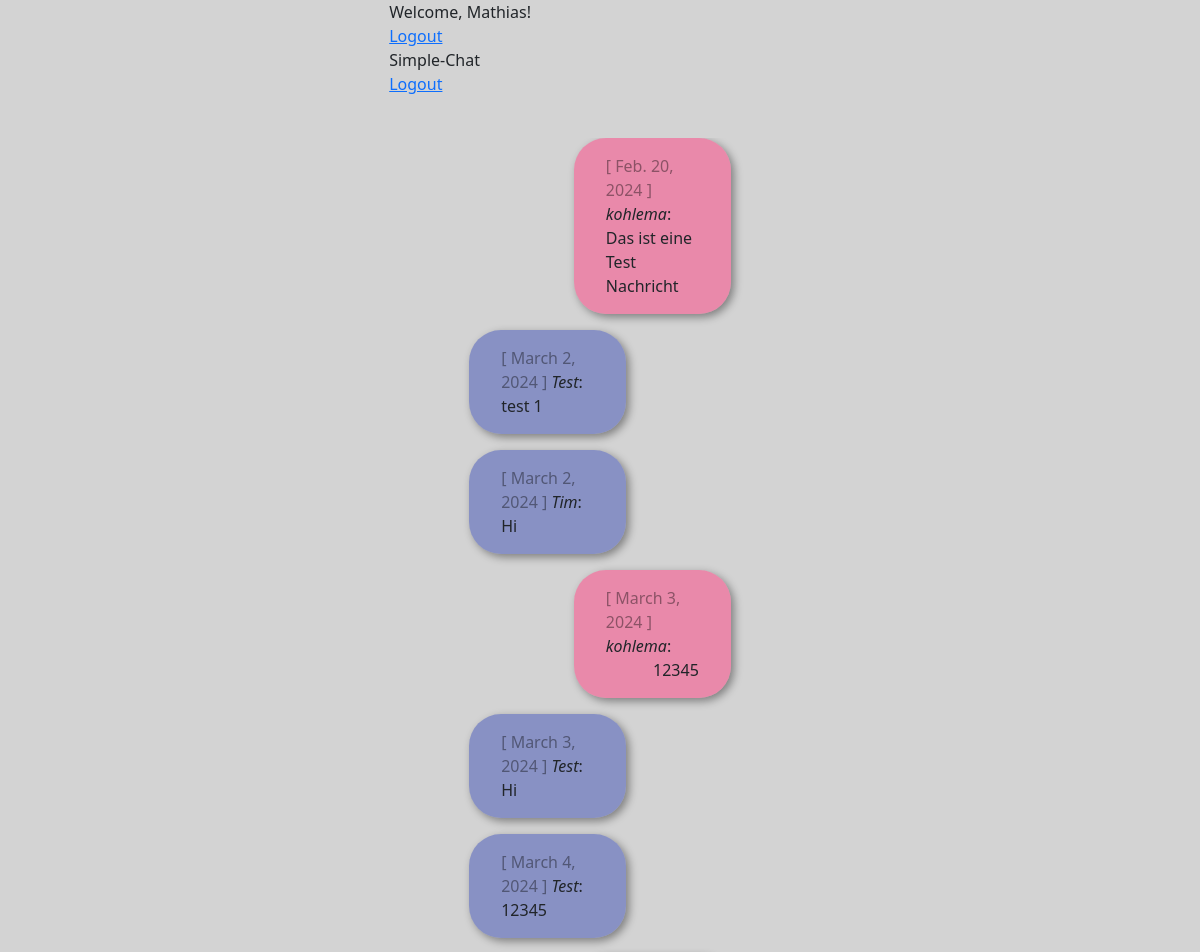
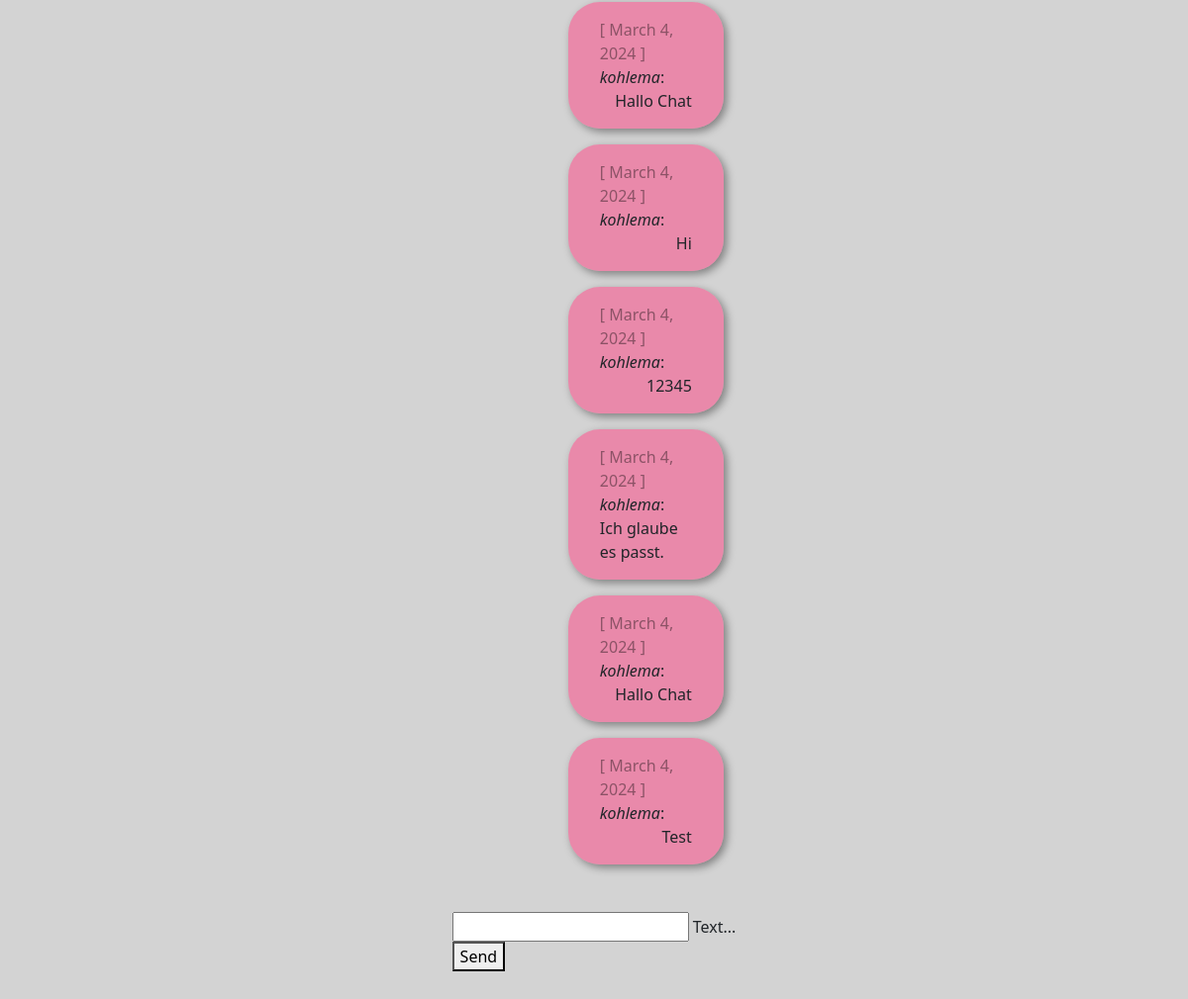
The page /chat/ (signed in) on the database as committed earlier (2 pictures, top to bottom).
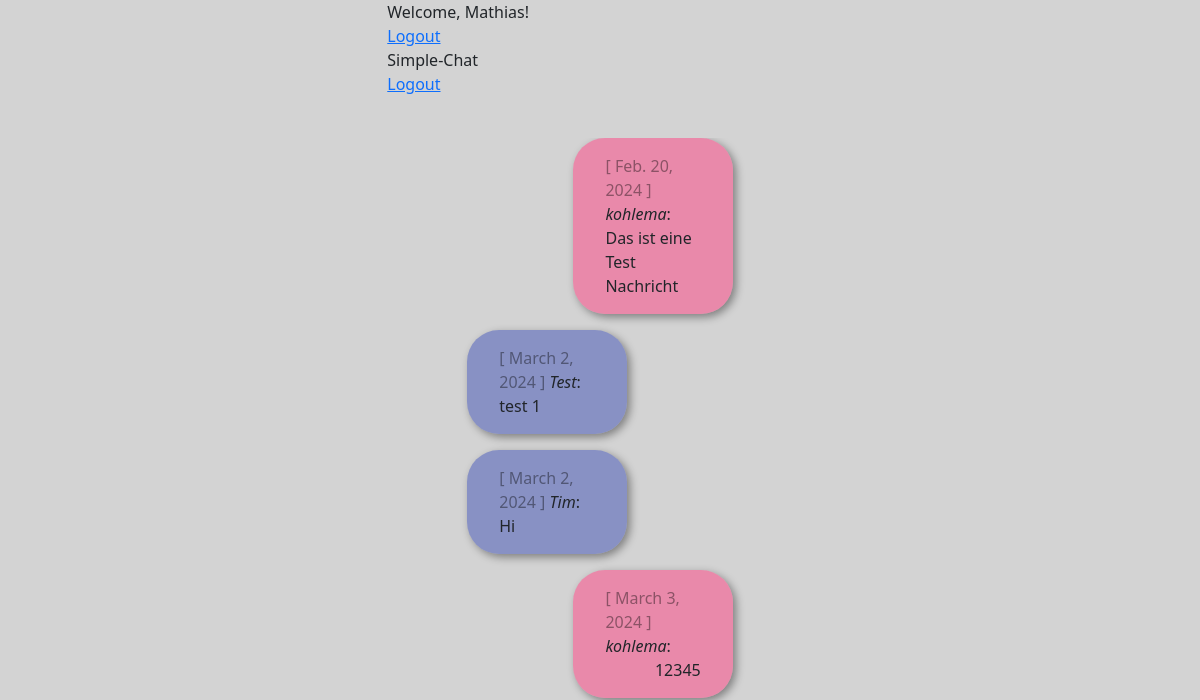
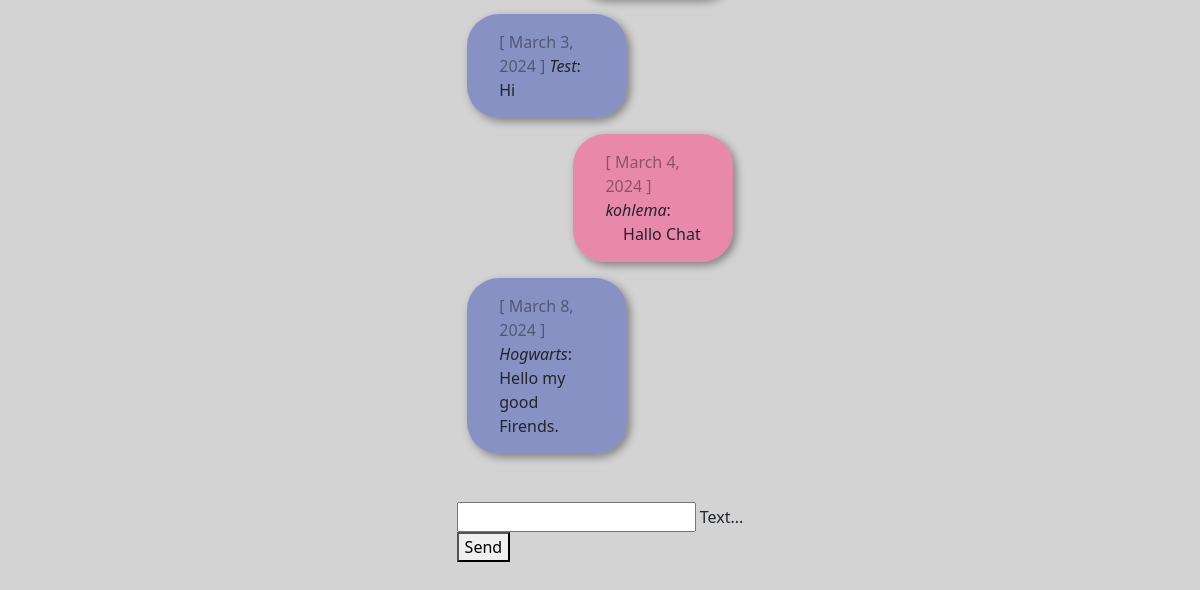
The same page on the database as committed later (2 pictures, top to bottom).
### chat/models.py (models this page shows)
class Message(models.Model):
    text = models.CharField(max_length=500)
    created_at = models.DateField(default=date.today)
    chat = models.ForeignKey(Chat, on_delete=models.CASCADE, related_name='chat_message_set', default=None, blank=True, null=True)
    author = models.ForeignKey(settings.AUTH_USER_MODEL, on_delete=models.CASCADE, related_name='author_message_set')
    receiver = models.ForeignKey(settings.AUTH_USER_MODEL, on_delete=models.CASCADE, related_name='receiver_message_set')

### chat/views.py (the view)
# urls.py: path('', lambda request: redirect('chat')),
@login_required(login_url='/login/')        #Check if user is logged in, if not refers to login.
def chat(request):
    if isRequestPost(request):
        testChat = Chat.objects.get(id=chat_id_number)
        new_message = createMessage(request, testChat)
        serialized_message = serializeJson(request, new_message)
        return JsonResponse(serialized_message, safe=False)
    chat_messages = filterChatMessages(chat_id_number)
    return render(
        request,
        'chat/chat.html',
        {'chat_messages': chat_messages}
    )

### chat/utils.py (called while the page is built)
def isRequestPost(request):
    return request.method == 'POST'

def filterChatMessages(id_number):
    return Message.objects.filter(chat__id=id_number)

### chat/templates/chat/chat.html (shortened to what this page needs)
{% extends "base.html" %}
{% block content %} {% if request.user.is_authenticated %}
<div class="page-chat">
	<div id="messageContainer">
		{% for message in chat_messages %}
		{% if request.user.is_authenticated and request.user == message.author %}
		<div class="message__right">
			<div class="message--user message__bubble--user">
				<div>
					<span class="color-gray">[ {{ message.created_at }} ]</span>
					<i>{{ message.author }}</i>:
				</div>
				{{ message.text }}
			</div>
		</div>
		{% else %}
		<div class="message__left">
			<div class="message message__bubble">
				<div>
					<span class="color-gray">[ {{ message.created_at }} ]</span>
					<i>{{ message.author }}</i>:
				</div>
				{{ message.text }}
			</div>
		</div>
		{% endif %} {% endfor %}
	</div>
	<form
		onsubmit="sendMessage(); return false;"
		method="POST"
		id="chatForm"
		class="form-style"
	>
		<div
			class="mdl-textfield mdl-js-textfield mdl-textfield--floating-label"
		>
			<input
				name="messageField"
				class="mdl-textfield__input"
				type="text"
				id="messageField"
			/>
			<label class="mdl-textfield__label" for="messageField"
				>Text...</label
			>
		</div>
		<button
			class="mdl-button mdl-js-button mdl-button--raised mdl-js-ripple-effect mdl-button--accent"
			type="submit"
		>
			Send
		</button>
	</form>
</div>
{% else %}
<h1>Not logged in!</h1>
<p>
	You are not logged in. Please log in.<br />
	Please follow the Link for <a href="{% url 'login_user' %}">Login</a>.
</p>
{% endif %} {% endblock %}

### templates/base.html (shortened to what this page needs)
<!DOCTYPE html>
<html lang="en">
	<head>
		{% load static %}
		<link
			rel="stylesheet"
			href="https://code.getmdl.io/1.3.0/material.indigo-pink.min.css"
		/>
		<link
			rel="stylesheet"
			href="https://cdn.jsdelivr.net/npm/bootstrap@5.3.3/dist/css/bootstrap.min.css"
		/>
		<link rel="stylesheet" href="{% static 'css/style.css' %}" />
	</head>
	<body>
		<div class="mdl-layout mdl-js-layout mdl-layout--fixed-header">
			<header class="mdl-layout__header">
				<div class="mdl-layout__header-row">
					{% if request.user.is_authenticated %}
					<span class="mdl-layout-title">
						{% if request.user.first_name %}
						Welcome, {{ request.user.first_name }}!
						{% else %}
						Welcome, {{ request.user }}!
						{% endif %}
					</span>
					{% else %}
					<span class="mdl-layout-title">
						Welcome by Simple-Chat
					</span>
					{% endif %}
					<nav class="mdl-navigation mdl-layout--large-screen-only">
						{% if request.user.is_authenticated %}
						<a
							class="mdl-navigation__link"
							href="{% url 'logout_user' %}"
							>Logout</a
						>
						{% endif %}
					</nav>
				</div>
			</header>
			<div class="mdl-layout__drawer mdl-layout--small-screen-only">
				<span class="mdl-layout-title">Simple-Chat</span>
				<nav class="mdl-navigation">
					{% if request.user.is_authenticated %}
					<a
						class="mdl-navigation__link"
						href="{% url 'logout_user' %}"
						>Logout</a
					>
					{% endif %}
				</nav>
			</div>
			<main class="mdl-layout__content">
				<div class="page-content">
					{% block content %}{% endblock %}
				</div>
			</main>
		</div>
	</body>
</html>

### static/css/style.css (style rules this page uses)
html { scroll-behavior: smooth; }
body { display: flex; justify-content: center; background-color: lightgray; }
.color-gray { color: rgba(0, 0, 0, 0.4); }
.form-style { margin-top: 2rem !important; }
.page-content { display: flex; flex-direction: column; justify-content: center; align-items: center; }
.page-chat { height: calc(100dvh - 64px); width: 100%; display: flex; flex-direction: column; justify-content: center; align-items: center; }
#messageContainer { padding: 0 5rem; max-height: calc(100% - 5rem - 64px); width: 100%; overflow: auto; }
.message__right { display: flex; width: 100%; justify-content: flex-end; }
.message__left { display: flex; width: 100%; justify-content: flex-start; }
.message { display: flex; flex-direction: column; margin-bottom: 1rem; padding: 1rem 2rem; max-width: 60%; }
.message--user { display: flex; flex-direction: column; align-items: flex-end; margin-bottom: 1rem; padding: 1rem 2rem; max-width: 60%; }
.message__bubble { width: 60%; background-color: rgba(63, 81, 181, 0.5); border-radius: 2rem; box-shadow: 0.2rem 0.2rem 0.5rem rgba(0, 0, 0, 0.4); }
.message__bubble--user { width: 60%; background-color: rgba(255, 64, 129, 0.5); border-radius: 2rem; box-shadow: 0.2rem 0.2rem 0.5rem rgba(0, 0, 0, 0.4); }

Rows that differ between the two databases and show on the page:
removed Message: created_at "March 4, 2024", author "Test", text "12345"
removed Message: created_at "March 4, 2024", author "kohlema", text "Hi"
removed Message: created_at "March 4, 2024", author "kohlema", text "12345"
removed Message: created_at "March 4, 2024", author "kohlema", text "Ich glaube es passt."
removed Message: created_at "March 4, 2024", author "kohlema", text "Hallo Chat"
removed Message: created_at "March 4, 2024", author "kohlema", text "Test"
added Message: created_at "March 8, 2024", author "Hogwarts", text "Hello my good Firends."
